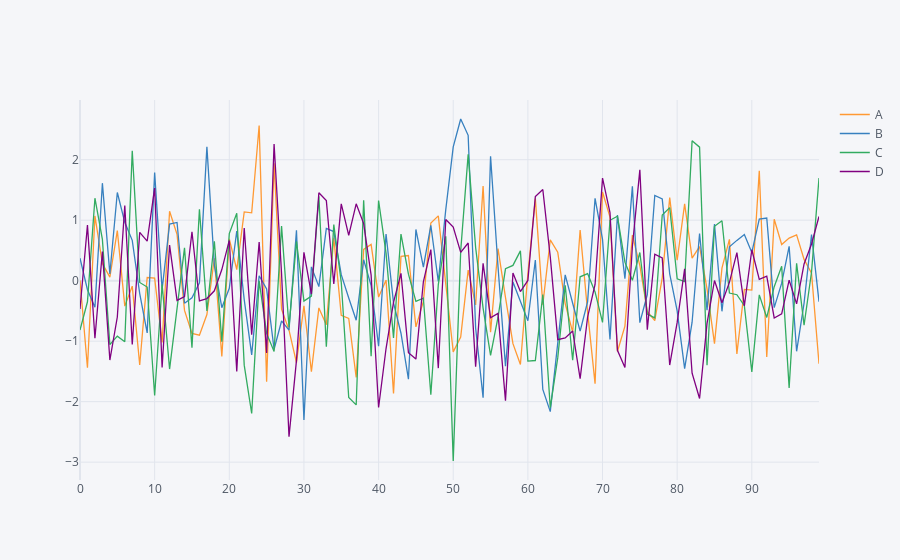

Source (notebook cell):
### Markdown cell above
## Interactive Line Plots

Use `iplot` to create an interactive plotly line plot. You can hover your cursor to get values, click columns on and off (from legend), pinch to zoom in, save and edit the plot, download ...

### Code cell
# Create an interactive line plot with plotly
df.iplot() # Play around with the plot, get values zoom into areas of interest, compare data on hover etc.
